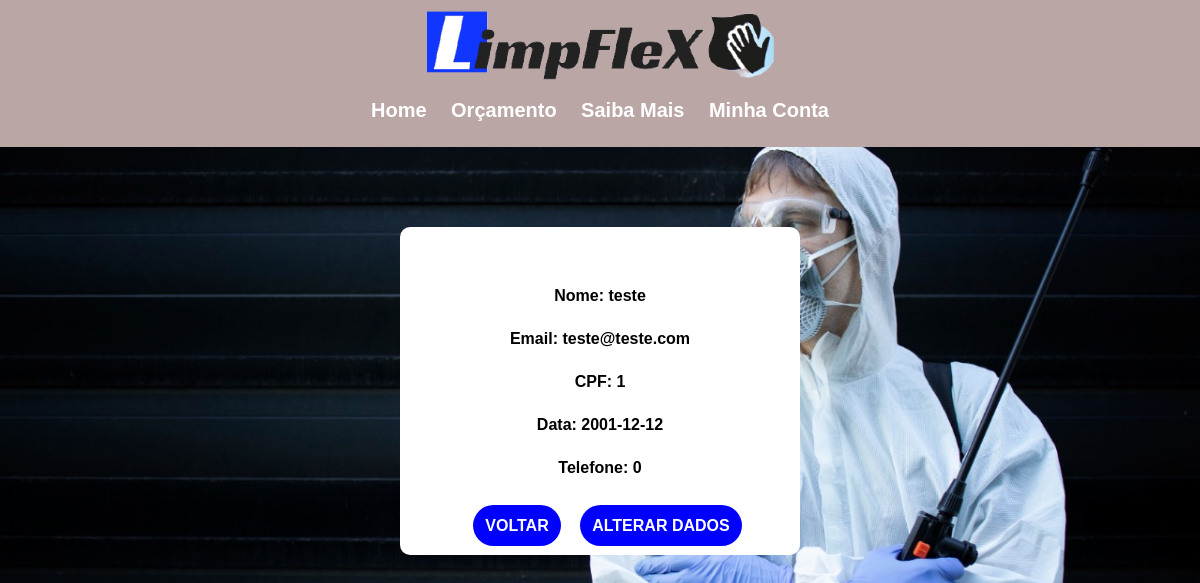
Screenshot of /painelcliente/meusdados.php (signed in) with the database file from the repository.
### tables this page shows
CREATE TABLE `usuario` (
  `Id_Usuario` int(11) NOT NULL,
  `Nome` varchar(30) NOT NULL,
  `Sobrenome` varchar(30) NOT NULL,
  `Cpf` int(15) NOT NULL,
  `Data` date NOT NULL,
  `Telefone` int(20) NOT NULL,
  `Email` varchar(30) NOT NULL,
  `Senha` varchar(16) NOT NULL
);

### bancodedados/pegarcpf.php (called while the page is built, shortened)
<?php
$email = $_SESSION['email'];
$query = "SELECT * FROM `usuario` WHERE `email` LIKE '{$email}'";
$resultid = mysqli_query($conexao,$query);
$row = mysqli_fetch_assoc($resultid);
?>

### painelcliente/meusdados.php (the view, shortened to what this page needs)
<?php
include("../bancodedados/Conexao.php");
include("../bancodedados/pegarcpf.php")
?>
<!DOCTYPE html>
<html lang="pt-br">
<head>
    <link rel="stylesheet" href="../style/banner.css">
    <link rel="stylesheet" href="../style/style.css">
</head>
<body>
    <div class="banner">
        <h1><img height="70px" src="../img/LimpFleX-removebg-preview.png" alt=""></h1>
           <div class="menu">
               <a href="../index.php" id="text-menu">Home</a>
               <a href="orcamento.php" id="text-menu">Orçamento</a>
               <a href="../saibamais/saibamais.php" id="text-menu">Saiba Mais</a>
               <a href='../painelcliente/painelcliente.php' id='text-menu'>Minha Conta</a>
           </div>
    </div>
    <div class="geral">
        <div class="telauser">
        <?php
            echo"
            <h4>Nome: {$row['Nome']} {$row['Sobrenome']}</h4>
            <h4>Email: {$row['Email']}</h4>
            <h4>CPF: {$row['Cpf']}</h4>
            <h4>Data: {$row['Data']}</h4>
            <h4>Telefone: {$row['Telefone']}</h4>
            "
        ?>
        </div>
        <div class="btn_a">
            <a class="btn" href="../painelcliente/painelcliente.php">Voltar</a>
            <a class="btn" href="../painelcliente/altcliente.php">Alterar Dados</a>
        </div>
    </div>
</body>
</html>

### style/banner.css (style rules this page uses)
* { padding: 0px; margin: 0px; }
.banner { background-color: #bba6a6; border-top: 10px solid #bba6a6 ; }
h1 { margin: 0px; text-align: center; font-size: 40px; }
.menu { text-align: center; padding-bottom: 25px; padding-top: 10px; }
#text-menu { font-size: 20px; color: #ffff; font-weight: bolder; text-decoration: none; padding: 10px; border-radius: 20px; }

### style/style.css (style rules this page uses)
* { margin: 0; padding: 0; box-sizing: border-box; font-family: Arial, Helvetica, sans-serif; color: black; border: none; }
body { background-image: url(../img/entrar.jpeg); background-size: cover; background-repeat: no-repeat; background-attachment: fixed; }
.geral { background-color: white; width: 400px; margin-left: auto; margin-right: auto; padding: 20px 30px; margin-top: 10vh; border-radius: 10px; text-align: center; }
a { text-decoration: none; }
.btn { text-align: center; text-transform: uppercase; font-weight: bold; border: none; height: 45px; border-radius: 25px; margin-top: 30px; color: #ffffff; background-color: blue; cursor: pointer; }
h4 { margin: 3px auto 25px auto; }
.telauser { margin-top: 40px; margin-bottom: 40px; }
.btn_a a { padding: 12px; margin-left: 15px; }

### rows the page displays
usuario: Nome "teste", Email "teste@teste.com", Cpf "1", Data "2001-12-12", Telefone "0"
